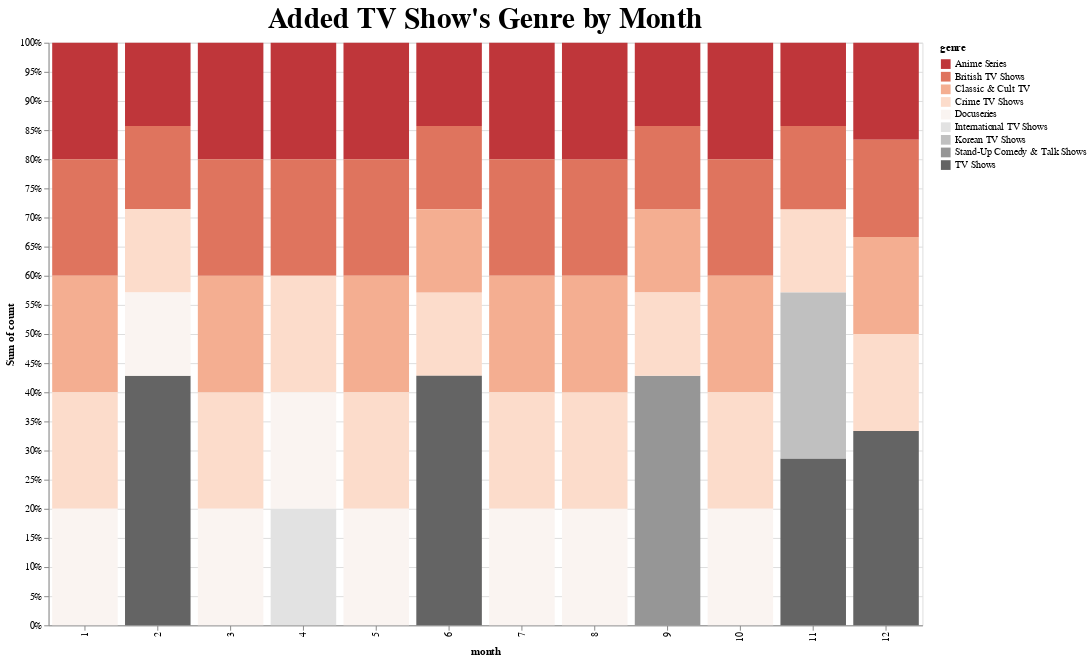

Notebook cell for this chart:
### Code cell
# 달별 장르 분포도(TV Show)
alt.Chart(top_month_count_tv).mark_bar().encode(
    x='month:N',
    y=alt.Y('sum(count)', stack="normalize", sort="ascending"),
    color = alt.Color("genre", scale=alt.Scale(scheme='redgrey'))).properties(
    width=900,
    height=600,
    title="Added TV Show's Genre by Month").configure_title(fontSize=30)

### Figure 1 — Vega-Lite specification as saved in the notebook (floating-point values rounded to 4 significant figures)
{"config": {"view": {"continuousWidth": 400, "continuousHeight": 300}, "title": {"fontSize": 30}}, "data": {"name": "data-699220cceac5eae691216aef8750b4fe"}, "mark": "bar", "encoding": {"color": {"field": "genre", "scale": {"scheme": "redgrey"}, "type": "nominal"}, "x": {"field": "month", "type": "nominal"}, "y": {"aggregate": "sum", "field": "count", "sort": "ascending", "stack": "normalize", "type": "quantitative"}}, "height": 600, "title": "Added TV Show's Genre by Month", "width": 900, "$schema": "https://vega.github.io/schema/vega-lite/v4.17.0.json", "datasets": {"data-699220cceac5eae691216aef8750b4fe": [{"month": 1, "genre": "Anime Series", "count": 1}, {"month": 1, "genre": "British TV Shows", "count": 1}, {"month": 1, "genre": "Classic & Cult TV", "count": 1}, {"month": 1, "genre": "Crime TV Shows", "count": 1}, {"month": 1, "genre": "Docuseries", "count": 1}, {"month": 10, "genre": "Anime Series", "count": 1}, {"month": 10, "genre": "British TV Shows", "count": 1}, {"month": 10, "genre": "Classic & Cult TV", "count": 1}, {"month": 10, "genre": "Crime TV Shows", "count": 1}, {"month": 10, "genre": "Docuseries", "count": 1}, {"month": 11, "genre": "Crime TV Shows", "count": 1}, {"month": 11, "genre": "Anime Series", "count": 1}, {"month": 11, "genre": "British TV Shows", "count": 1}, {"month": 11, "genre": "Korean TV Shows", "count": 2}, {"month": 11, "genre": "TV Shows", "count": 2}, {"month": 12, "genre": "TV Shows", "count": 2}, {"month": 12, "genre": "Anime Series", "count": 1}, {"month": 12, "genre": "British TV Shows", "count": 1}, {"month": 12, "genre": "Classic & Cult TV", "count": 1}, {"month": 12, "genre": "Crime TV Shows", "count": 1}, {"month": 2, "genre": "TV Shows", "count": 3}, {"month": 2, "genre": "Anime Series", "count": 1}, {"month": 2, "genre": "British TV Shows", "count": 1}, {"month": 2, "genre": "Crime TV Shows", "count": 1}, {"month": 2, "genre": "Docuseries", "count": 1}, {"month": 3, "genre": "Crime TV Shows", "count": 1}, {"month": 3, "genre": "Classic & Cult TV", "count": 1}, {"month": 3, "genre": "Docuseries", "count": 1}, {"month": 3, "genre": "Anime Series", "count": 1}, {"month": 3, "genre": "British TV Shows", "count": 1}, {"month": 4, "genre": "Anime Series", "count": 1}, {"month": 4, "genre": "British TV Shows", "count": 1}, {"month": 4, "genre": "Crime TV Shows", "count": 1}, {"month": 4, "genre": "Docuseries", "count": 1}, {"month": 4, "genre": "International TV Shows", "count": 1}, {"month": 5, "genre": "Anime Series", "count": 1}, {"month": 5, "genre": "British TV Shows", "count": 1}, {"month": 5, "genre": "Classic & Cult TV", "count": 1}, {"month": 5, "genre": "Crime TV Shows", "count": 1}, {"month": 5, "genre": "Docuseries", "count": 1}, {"month": 6, "genre": "Crime TV Shows", "count": 1}, {"month": 6, "genre": "British TV Shows", "count": 1}, {"month": 6, "genre": "Classic & Cult TV", "count": 1}, {"month": 6, "genre": "TV Shows", "count": 3}, {"month": 6, "genre": "Anime Series", "count": 1}, {"month": 7, "genre": "Anime Series", "count": 1}, {"month": 7, "genre": "British TV Shows", "count": 1}, {"month": 7, "genre": "Classic & Cult TV", "count": 1}, {"month": 7, "genre": "Crime TV Shows", "count": 1}, {"month": 7, "genre": "Docuseries", "count": 1}, {"month": 8, "genre": "Docuseries", "count": 1}, {"month": 8, "genre": "Crime TV Shows", "count": 1}, {"month": 8, "genre": "British TV Shows", "count": 1}, {"month": 8, "genre": "Anime Series", "count": 1}, {"month": 8, "genre": "Classic & Cult TV", "count": 1}, {"month": 9, "genre": "Classic & Cult TV", "count": 1}, {"month": 9, "genre": "Stand-Up Comedy & Talk Shows", "count": 3}, {"month": 9, "genre": "Anime Series", "count": 1}, {"month": 9, "genre": "British TV Shows", "count": 1}, {"month": 9, "genre": "Crime TV Shows", "count": 1}]}}
